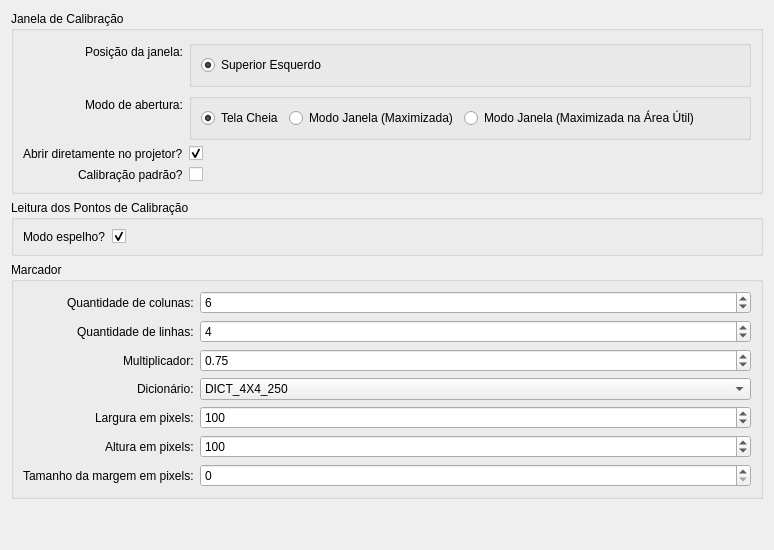
     <widget class="QWidget" name="tab_automatic_calibration">
      <attribute name="title">
       <string>Calibração Automática</string>
      </attribute>
      <layout class="QVBoxLayout" name="lay_calibracao_automatica">
       <item>
        <widget class="QGroupBox" name="grp_window_automatic">
         <property name="title">
          <string>Janela de Calibração</string>
         </property>
         <layout class="QFormLayout" name="frm_janela_automatic">
          <property name="labelAlignment">
           <set>Qt::AlignmentFlag::AlignRight|Qt::AlignmentFlag::AlignTrailing|Qt::AlignmentFlag::AlignVCenter</set>
          </property>
          <item row="0" column="0">
           <widget class="QLabel" name="lbl_window_position_automatic">
            <property name="text">
             <string>Posição da janela:</string>
            </property>
           </widget>
          </item>
          <item row="0" column="1">
           <widget class="QGroupBox" name="grp_window_position_automatic">
            <property name="title">
             <string/>
            </property>
            <layout class="QHBoxLayout" name="horizontalLayout_window_position_automatic">
             <item>
              <widget class="QRadioButton" name="rb_top_left_automatic">
               <property name="text">
                <string>Superior Esquerdo</string>
               </property>
               <property name="checked">
                <bool>true</bool>
               </property>
               <property name="dataclass_property" stdset="0">
                <string notr="true">automatic_window_position_automatic</string>
               </property>
               <property name="dataclass_property_value" stdset="0">
                <string notr="true">topLeft</string>
               </property>
              </widget>
             </item>
             <item>
              <spacer name="hs_window_position_automatic">
               <property name="orientation">
                <enum>Qt::Orientation::Horizontal</enum>
               </property>
               <property name="sizeHint" stdset="0">
                <size>
                 <width>40</width>
                 <height>20</height>
                </size>
               </property>
              </spacer>
             </item>
            </layout>
           </widget>
          </item>
          <item row="1" column="0">
           <widget class="QLabel" name="lbl_window_open_automatic">
            <property name="text">
             <string>Modo de abertura:</string>
            </property>
           </widget>
          </item>
          <item row="1" column="1">
           <widget class="QGroupBox" name="grp_window_open_automatic">
            <property name="title">
             <string/>
            </property>
            <layout class="QHBoxLayout" name="horizontalLayout_abertura_janela_automatica">
             <item>
              <widget class="QRadioButton" name="rb_window_full_screen_automatic">
               <property name="text">
                <string>Tela Cheia</string>
               </property>
               <property name="checked">
                <bool>true</bool>
               </property>
               <property name="dataclass_property" stdset="0">
                <string notr="true">automatic_window_open_automatic</string>
               </property>
               <property name="dataclass_property_value" stdset="0">
                <string notr="true">1</string>
               </property>
              </widget>
             </item>
             <item>
              <widget class="QRadioButton" name="rb_window_maximized_screen_automatic">
               <property name="text">
                <string>Modo Janela (Maximizada)</string>
               </property>
               <property name="dataclass_property" stdset="0">
                <string notr="true">automatic_window_open_automatic</string>
               </property>
               <property name="dataclass_property_value" stdset="0">
                <string notr="true">2</string>
               </property>
              </widget>
             </item>
             <item>
              <widget class="QRadioButton" name="rb_window_maximized_screen_util_automatic">
               <property name="text">
                <string>Modo Janela (Maximizada na Área Útil)</string>
               </property>
               <property name="dataclass_property" stdset="0">
                <string notr="true">automatic_window_open_automatic</string>
               </property>
               <property name="dataclass_property_value" stdset="0">
                <string notr="true">3</string>
               </property>
              </widget>
             </item>
             <item>
              <spacer name="hs_window_open_automatic">
               <property name="orientation">
                <enum>Qt::Orientation::Horizontal</enum>
               </property>
               <property name="sizeHint" stdset="0">
                <size>
                 <width>40</width>
                 <height>20</height>
                </size>
               </property>
              </spacer>
             </item>
            </layout>
           </widget>
          </item>
          <item row="2" column="0">
           <widget class="QLabel" name="lbl_open_projector_automatic">
            <property name="text">
             <string>Abrir diretamente no projetor?</string>
            </property>
           </widget>
          </item>
          <item row="2" column="1">
           <widget class="QCheckBox" name="chk_open_projector_automatic">
            <property name="text">
             <string/>
            </property>
            <property name="checked">
             <bool>true</bool>
            </property>
            <property name="dataclass_property" stdset="0">
             <string notr="true">automatic_open_projector_automatic</string>
            </property>
           </widget>
          </item>
          <item row="3" column="0">
           <widget class="QLabel" name="lbl_default_calibration_automatic">
            <property name="text">
             <string>Calibração padrão?</string>
            </property>
           </widget>
          </item>
          <item row="3" column="1">
           <widget class="QCheckBox" name="chk_default_calibration_automatic">
            <property name="text">
             <string/>
            </property>
            <property name="checked">
             <bool>false</bool>
            </property>
            <property name="dataclass_property" stdset="0">
             <string notr="true">automatic_default_calibration_automatic</string>
            </property>
           </widget>
          </item>
         </layout>
        </widget>
       </item>
       <item>
        <widget class="QGroupBox" name="grp_calibration_points_automatic">
         <property name="title">
          <string>Leitura dos Pontos de Calibração</string>
         </property>
         <layout class="QFormLayout" name="frm_pontos_calibracao_automatic">
          <property name="labelAlignment">
           <set>Qt::AlignmentFlag::AlignRight|Qt::AlignmentFlag::AlignTrailing|Qt::AlignmentFlag::AlignVCenter</set>
          </property>
          <item row="0" column="0">
           <widget class="QLabel" name="lbl_mirror_mode_automatic">
            <property name="text">
             <string>Modo espelho?</string>
            </property>
           </widget>
          </item>
          <item row="0" column="1">
           <widget class="QCheckBox" name="chk_mirror_mode_automatic">
            <property name="text">
             <string/>
            </property>
            <property name="checked">
             <bool>true</bool>
            </property>
            <property name="dataclass_property" stdset="0">
             <string notr="true">automatic_mirror_mode_automatic</string>
            </property>
           </widget>
          </item>
         </layout>
        </widget>
       </item>
       <item>
        <widget class="QGroupBox" name="grp_automatic_marker">
         <property name="title">
          <string>Marcador</string>
         </property>
         <layout class="QFormLayout" name="frm_marcador_automatic">
          <property name="labelAlignment">
           <set>Qt::AlignmentFlag::AlignRight|Qt::AlignmentFlag::AlignTrailing|Qt::AlignmentFlag::AlignVCenter</set>
          </property>
          <item row="0" column="0">
           <widget class="QLabel" name="lbl_num_columns_automatic">
            <property name="text">
             <string>Quantidade de colunas:</string>
            </property>
           </widget>
          </item>
          <item row="0" column="1">
           <widget class="QSpinBox" name="spn_num_columns_automatic">
            <property name="minimum">
             <number>1</number>
            </property>
            <property name="maximum">
             <number>50</number>
            </property>
            <property name="singleStep">
             <number>1</number>
            </property>
            <property name="value">
             <number>6</number>
            </property>
            <property name="dataclass_property" stdset="0">
             <string notr="true">automatic_num_columns_automatic</string>
            </property>
           </widget>
          </item>
          <item row="1" column="0">
           <widget class="QLabel" name="lbl_num_rows_automatic">
            <property name="text">
             <string>Quantidade de linhas:</string>
            </property>
           </widget>
          </item>
          <item row="1" column="1">
           <widget class="QSpinBox" name="spn_num_rows_automatic">
            <property name="minimum">
             <number>1</number>
            </property>
            <property name="maximum">
             <number>50</number>
            </property>
            <property name="singleStep">
             <number>1</number>
            </property>
            <property name="value">
             <number>4</number>
            </property>
            <property name="dataclass_property" stdset="0">
             <string notr="true">automatic_num_rows_automatic</string>
            </property>
           </widget>
          </item>
          <item row="2" column="0">
           <widget class="QLabel" name="lbl_multiplier_automatic">
            <property name="text">
             <string>Multiplicador:</string>
            </property>
           </widget>
          </item>
          <item row="2" column="1">
           <widget class="QDoubleSpinBox" name="spn_multiplier_automatic">
            <property name="decimals">
             <number>2</number>
            </property>
            <property name="minimum">
             <double>0.010000000000000</double>
            </property>
            <property name="maximum">
             <double>1.000000000000000</double>
            </property>
            <property name="singleStep">
             <double>0.010000000000000</double>
            </property>
            <property name="value">
             <double>0.750000000000000</double>
            </property>
            <property name="dataclass_property" stdset="0">
             <string notr="true">automatic_multiplier_automatic</string>
            </property>
           </widget>
          </item>
          <item row="3" column="0">
           <widget class="QLabel" name="lbl_dictionary_automatic">
            <property name="text">
             <string>Dicionário:</string>
            </property>
           </widget>
          </item>
          <item row="3" column="1">
           <widget class="QComboBox" name="cbx_dictionary_automatic">
            <property name="currentIndex">
             <number>2</number>
            </property>
            <property name="dataclass_property" stdset="0">
             <string notr="true">automatic_dictionary_automatic</string>
            </property>
            <item>
             <property name="text">
              <string>DICT_4X4_50</string>
             </property>
            </item>
            <item>
             <property name="text">
              <string>DICT_4X4_100</string>
             </property>
            </item>
            <item>
             <property name="text">
              <string>DICT_4X4_250</string>
             </property>
            </item>
            <item>
             <property name="text">
              <string>DICT_4X4_1000</string>
             </property>
            </item>
            <item>
             <property name="text">
              <string>DICT_5X5_50</string>
             </property>
            </item>
            <item>
             <property name="text">
              <string>DICT_5X5_100</string>
             </property>
            </item>
            <item>
             <property name="text">
              <string>DICT_5X5_250</string>
             </property>
            </item>
            <item>
             <property name="text">
              <string>DICT_5X5_1000</string>
             </property>
            </item>
            <item>
             <property name="text">
              <string>DICT_6X6_50</string>
             </property>
            </item>
            <item>
             <property name="text">
              <string>DICT_6X6_100</string>
             </property>
            </item>
            <item>
             <property name="text">
              <string>DICT_6X6_250</string>
             </property>
            </item>
            <item>
             <property name="text">
              <string>DICT_6X6_1000</string>
             </property>
            </item>
            <item>
             <property name="text">
              <string>DICT_7X7_50</string>
             </property>
            </item>
            <item>
             <property name="text">
              <string>DICT_7X7_100</string>
             </property>
            </item>
            <item>
             <property name="text">
              <string>DICT_7X7_250</string>
             </property>
            </item>
            <item>
             <property name="text">
              <string>DICT_7X7_1000</string>
             </property>
            </item>
           </widget>
          </item>
          <item row="4" column="0">
           <widget class="QLabel" name="lbl_width_automatic">
            <property name="text">
             <string>Largura em pixels:</string>
            </property>
           </widget>
          </item>
          <item row="4" column="1">
           <widget class="QSpinBox" name="spn_width_automatic">
            <property name="minimum">
             <number>10</number>
            </property>
            <property name="maximum">
             <number>150</number>
            </property>
            <property name="singleStep">
             <number>1</number>
            </property>
            <property name="value">
             <number>100</number>
            </property>
            <property name="dataclass_property" stdset="0">
             <string notr="true">automatic_width_automatic</string>
            </property>
           </widget>
          </item>
          <item row="5" column="0">
           <widget class="QLabel" name="lbl_height_automatic">
            <property name="text">
             <string>Altura em pixels:</string>
            </property>
           </widget>
          </item>
          <item row="5" column="1">
           <widget class="QSpinBox" name="spn_height_automatic">
            <property name="minimum">
             <number>10</number>
            </property>
            <property name="maximum">
             <number>150</number>
            </property>
            <property name="singleStep">
             <number>1</number>
            </property>
            <property name="value">
             <number>100</number>
            </property>
            <property name="dataclass_property" stdset="0">
             <string notr="true">automatic_height_automatic</string>
            </property>
           </widget>
          </item>
          <item row="6" column="0">
           <widget class="QLabel" name="lbl_margin_automatic">
            <property name="text">
             <string>Tamanho da margem em pixels:</string>
            </property>
           </widget>
          </item>
          <item row="6" column="1">
           <widget class="QSpinBox" name="spn_margin_automatic">
            <property name="minimum">
             <number>0</number>
            </property>
            <property name="maximum">
             <number>100</number>
            </property>
            <property name="singleStep">
             <number>1</number>
            </property>
            <property name="value">
             <number>0</number>
            </property>
            <property name="dataclass_property" stdset="0">
             <string notr="true">automatic_margin_automatic</string>
            </property>
           </widget>
          </item>
         </layout>
        </widget>
       </item>
       <item>
        <spacer name="vs_calibration_automatic">
         <property name="orientation">
          <enum>Qt::Orientation::Vertical</enum>
         </property>
         <property name="sizeHint" stdset="0">
          <size>
           <width>20</width>
           <height>40</height>
          </size>
         </property>
        </spacer>
       </item>
      </layout>
     </widget>
